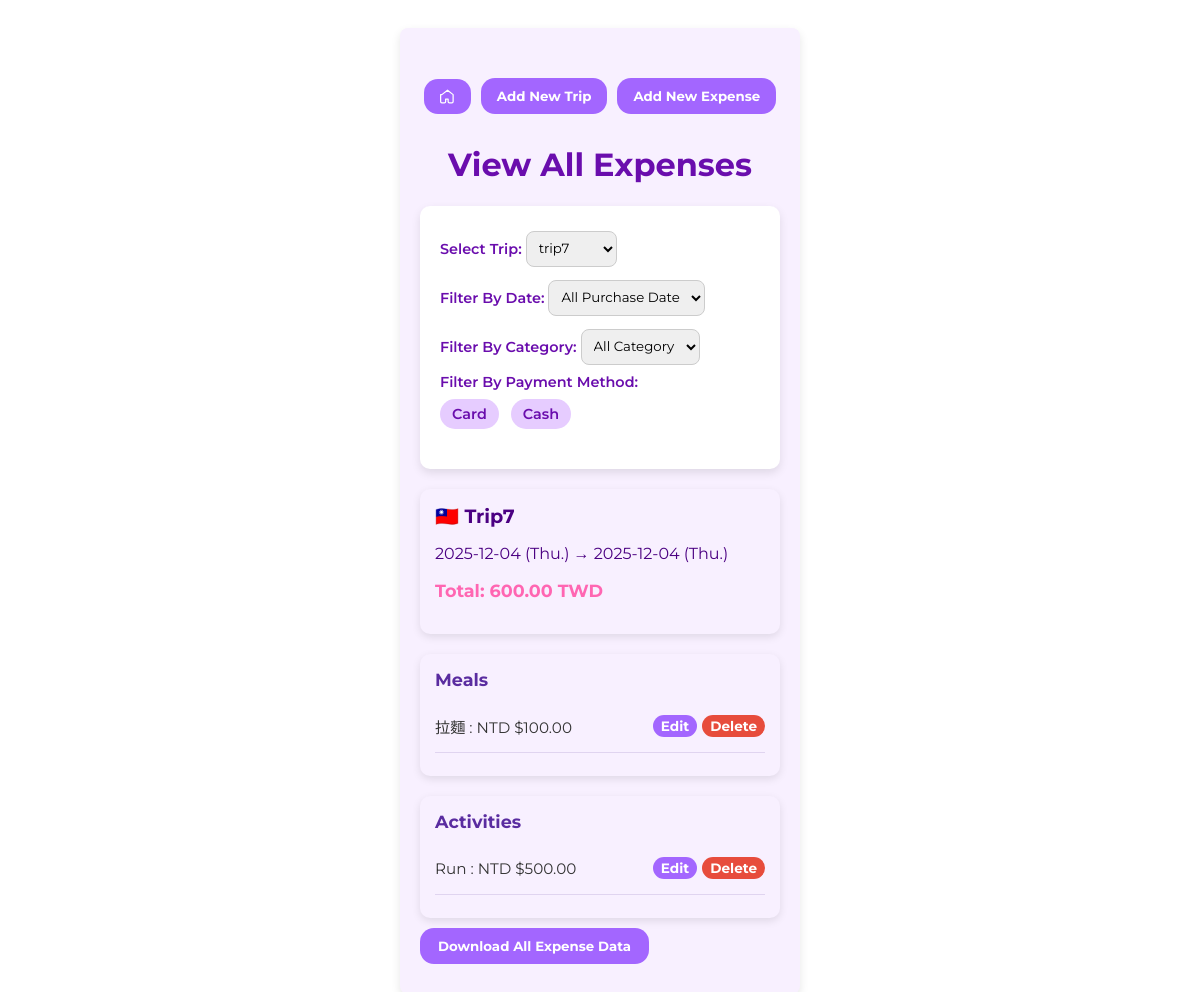
Page /viewExpense?trip_id=4 on the committed database.
### tables this page shows
CREATE TABLE paymentMethods (
                id INTEGER PRIMARY KEY,
                method_name TEXT UNIQUE
            );

CREATE TABLE trips (
                id INTEGER PRIMARY KEY,
                trip_name TEXT UNIQUE,
                start_date TEXT,
                end_date TEXT,
                
                country_id INTEGER,
                FOREIGN KEY(country_id) REFERENCES countries(id)
            );

CREATE TABLE expenses (
                     id INTEGER PRIMARY KEY, 
                     purchase_date TEXT,
                     item TEXT, 
                     amount REAL,
                     
                     currency_id INTEGER,
                     method_id INTEGER, 
                     category_id INTEGER,
                     trip_id INTEGER,
                  
                     FOREIGN KEY(currency_id) REFERENCES currencies(id),
                     FOREIGN KEY(method_id) REFERENCES paymentMethods(id),
                     FOREIGN KEY(category_id) REFERENCES categories(id),
                     FOREIGN KEY(trip_id) REFERENCES trips(id)
                    );

CREATE TABLE categories (
                id INTEGER PRIMARY KEY,
                cat_name TEXT UNIQUE,
                order_index INTEGER
            );

CREATE TABLE currencies (
                     id INTEGER PRIMARY KEY, 
                     code TEXT UNIQUE, 
                     currency_name TEXT,
                     symbol TEXT,
                     is_base INTEGER DEFAULT 0
                    );

### app.py (the view)
@app.route('/viewExpense')
def viewExpense():
    errors = False
    dates = []
    categories = []
    trips = []
    paymentMethods_list = []
    expenses = []
    grouped_expenses = {}
    trip = None
    payment_method = None
    total_in_base = 0
    trip_id = request.args.get('trip_id', type=int)
    selected_date = request.args.get('purchase_date')  # string like "2025-12-19"
    selected_cat = request.args.get('category_name')
    selected_paymentMethod = request.args.get('payment_method')
    try:
        with sqlite3.connect(DB_FILE) as conn:
            c = conn.cursor()
            c.execute('SELECT id, trip_name FROM trips ORDER BY id DESC')
            trips = [{'id': r[0], 'trip_name': r[1]} for r in c.fetchall()]
            if trip_id:
                c.execute('''
                    SELECT DISTINCT purchase_date
                    FROM expenses
                    WHERE trip_id = ?
                    ORDER BY purchase_date
                ''', (trip_id,))
                dates = [r[0] for r in c.fetchall()]
                c.execute('''
                    SELECT DISTINCT c.cat_name
                    FROM categories c
                    JOIN expenses e ON e.category_id = c.id
                    WHERE e.trip_id = ?
                    ORDER BY c.order_index
                ''', (trip_id,))
                categories = [r[0] for r in c.fetchall()]
                c.execute('''
                    SELECT method_name
                    FROM paymentMethods
                    ORDER BY id
                ''')
                paymentMethods_list = [r[0] for r in c.fetchall()]
            if trip_id:
                c.execute('''
                        SELECT t.id, t.trip_name, t.start_date, t.end_date, c.country_code
                        FROM trips t
                        JOIN countries c ON t.country_id = c.id
                        WHERE t.id = ?
                    ''', (trip_id,))
                row = c.fetchone()
                if row:
                    start_date = row[2]
                    end_date = row[3]
                    start_dt = datetime.strptime(start_date, "%Y-%m-%d")
                    end_dt = datetime.strptime(end_date, "%Y-%m-%d")
                    start_weekday = start_dt.strftime("%a")
                    end_weekday = end_dt.strftime("%a")
                    trip = {
                        'id': row[0],
                        'trip_name': row[1],
                        'start_date': row[2],
                        'end_date': row[3],
                        'start_weekday': start_weekday,
                        'end_weekday': end_weekday,
                        'flag': country_flag(row[4])
                    }
                else:
                    flash("Trip not found.", "error")
                    trip_id = None  # prevent further queries
            if trip_id:
                query = '''
                    SELECT e.id, c.cat_name, e.item, e.amount, cu.code, cu.symbol, r.rate_to_base
                    FROM expenses e
                    JOIN categories c ON e.category_id = c.id
                    JOIN currencies cu ON e.currency_id = cu.id
                    JOIN exchange_rates r ON e.currency_id = r.currency_id
                    JOIN paymentMethods p ON e.method_id = p.id
                    WHERE e.trip_id = ?
                '''
                params = [trip_id]
                if selected_date:
                    query += ' AND e.purchase_date = ?'
                    params.append(selected_date)
                if selected_cat:
                    query += ' AND c.cat_name = ? '
                    params.append(selected_cat)
                if selected_paymentMethod:
                    query += ' AND p.method_name = ? '
                    params.append(selected_paymentMethod)
                query += ' ORDER BY c.order_index'
                c.execute(query, params)
                rows = c.fetchall()
                for e in rows:
                    expense = {
                        'id': e[0],
                        'category': e[1],
                        'item': e[2],
                        'amount': e[3],
                        'code': e[4],
                        'symbol': e[5]
                    }
                    expenses.append(expense)
                    grouped_expenses.setdefault(e[1], []).append(expense)
                    total_in_base += e[3] * e[6]  # sum in base currency
    except NameError:
        flash("Category name not found.", "error")
    except sqlite3.DatabaseError:
        flash("Database error occurred.", "error")
    return render_template(
        'viewExpense.html',
        trips=trips,
        dates=dates,
        categories=categories,
        paymentMethods_list=paymentMethods_list,
        trip=trip,
        total_in_base=total_in_base,
        selected_trip=trip_id,
        selected_date=selected_date,
        selected_category=selected_cat,
        selected_paymentMethod=selected_paymentMethod,
        expenses=expenses,
        grouped_expenses=grouped_expenses
    )

### app.py (called while the page is built)
def country_flag(code):
    if not code or len(code) != 2:
        return ''
    return chr(0x1F1E6 + ord(code[0].upper()) - 65) + \
           chr(0x1F1E6 + ord(code[1].upper()) - 65)

### templates/viewExpense.html (shortened to what this page needs)
<!DOCTYPE html>
<html lang="en">
<head>
    <link rel="stylesheet" href="{{ url_for('static', filename='style.css') }}">
</head>
<body>
    <div class="container">
        <div class="button-row">
            <a href="{{ url_for('index') }}">
                <button class="btn btn-home">
                    <svg xmlns="http://www.w3.org/2000/svg" class="icon" fill="none" viewBox="0 0 24 24" stroke="currentColor">
                        <path stroke-linecap="round" stroke-linejoin="round" stroke-width="2"
                            d="M3 9l9-7 9 7v11a2 2 0 0 1-2 2h-4a2 2 0 0 1-2-2v-4H9v4a2 2 0 0 1-2 2H3a2 2 0 0 1-2-2V9z"/>
                    </svg>
                </button>
            </a>
            <a href="{{ url_for('tripSelection') }}">
                <button type="button" class="btn btn-equal">Add New Trip</button>
            </a>
            <a href="{{ url_for('newExpense', trip_id=trip.id) }}">
                <button type="button" class="btn btn-equal">Add New Expense</button>
            </a>
        </div>
        <h1>View All Expenses</h1>
        <form method="GET" class="form-box">
            <label>
                Select Trip:
                <select name="trip_id" id="tripSelect" onchange="handleTripChange()"">
                    {% for trip in trips %}
                        <option value="{{ trip.id }}" {% if selected_trip == trip.id %}selected{% endif %}>
                        {{ trip.trip_name }}
                        </option>
                    {% endfor %}
                </select>
            </label>
            <label id="dateWrapper" style="display: {% if selected_trip %}block{% else %}none{% endif %};">
                Filter By Date:
                <select name="purchase_date" onchange="this.form.submit()">
                    <option value="">All Purchase Date</option>
                </select>
            </label>
             <label id="catWrapper" style="display: {% if selected_trip %}block{% else %}none{% endif %};">
                Filter By Category:
                <select name="category_name" onchange="this.form.submit()">
                    <option value="">All Category</option>
                </select>
            </label>
            <label id="paymentWrapper" style="display: {% if selected_trip %}block{% else %}none{% endif %};">
                Filter By Payment Method:
            </label>
            <div class="payment-methods">
                {% for paymentMethod in paymentMethods_list %}
                <label class="payment-option">
                    <span>{{ paymentMethod|title }}</span>
                </label>
                {% endfor %}
            </div>
        </form>
        {% if trip %}
        <div class="category-card" style="margin-bottom: 20px;">
            <h3 class="trip-name">
                <span class="trip-flag">{{ trip.flag }}</span>
                <span class="trip-title">{{ trip.trip_name|title }}</span>
            </h3>
            <p class="trip-date">
                {{ trip.start_date }} ({{ trip.start_weekday }}.) → {{ trip.end_date }} ({{ trip.end_weekday }}.)
            </p>
            <p class="trip-total">
                Total: {{ "%.2f"|format(total_in_base) }} TWD
            </p>
        </div>
        {% endif %}
        {% if grouped_expenses %}
            <div class="categories-container">
                {% for cat, expenses in grouped_expenses.items() %}
                    <div class="category-card">
                        <h3 class="category-title">{{ cat|capitalize }}</h3>
                        <ul class="expense-list">
                            {% for e in expenses %}
                                <li class="expense-row">
                                    <span class="expense-text">
                                        {{ e.item|capitalize }} : {{ e.code }} {{ e.symbol }}{{ "%.2f"|format(e.amount) }}
                                    </span>
                                    <div class="expense-buttons">
                                        <a href="{{ url_for('editExpense', trip_id=selected_trip, expense_id=e.id, next=request.full_path) }}" class="btn btn-submit btn-small">
                                            Edit
                                        </a>
                                        <button type="button"
                                                class="btn btn-delete-expense btn-small"
                                                data-id="{{ e.id }}"
                                                data-item="{{ e.item }}">
                                            Delete
                                        </button>
                                    </div>
                                </li>
                            {% endfor %}
                        </ul>
                    </div>
                {% endfor %}
            </div>
        {% else %}
            <p>No Expense for this trip.</p>
        {% endif %}
        <a href="{{ url_for('downloadBackup') }}">
        <button type="button" class="btn">
            Download All Expense Data
        </button>
        </a>
    </div>
</body>
</html>

### static/style.css (style rules this page uses)
* { box-sizing: border-box; }
body { background-color: #fff; font-family: 'Montserrat', sans-serif; color: #4B0082; display: flex; justify-content: center; padding: 20px; }
button, input, select, textarea { font-family: inherit; }
.container { width: 100%; max-width: 400px; background-color: #f8f0ff; padding: 20px; border-radius: 8px; box-shadow: 0 4px 10px rgba(0, 0, 0, 0.1); box-sizing: border-box; }
h1 { text-align: center; color: #6a0dad; }
.form-box { display: flex; flex-direction: column; margin-bottom: 20px; }
label { margin-bottom: 10px; display: block; width: 100%; }
input, select { border-radius: 8px; border: 1px solid #ccc; }
select { padding: 8px; margin-top: 5px; }
.form-box label { font-size: 0.9em; font-weight: 600; color: #6a0dad; margin-bottom: 8px; }
.form-box { background-color: #fff; padding: 20px; border-radius: 10px; box-shadow: 0 4px 10px rgba(0,0,0,0.1); max-width: 500px; margin: 20px auto; }
.payment-methods { display: flex; gap: 12px; flex-wrap: wrap; margin-bottom: 12px; }
.payment-option { width: auto; display: block; align-items: center; cursor: pointer; background-color: #e6ccff; padding: 6px 12px; border-radius: 20px; transition: background-color 0.2s; }
.payment-option span { pointer-events: none; }
.btn { background-color: #a366ff; color: white; border: none; padding: 10px 18px; margin: 10px 0; border-radius: 14px; cursor: pointer; font-weight: bold; text-decoration: none; white-space: nowrap; text-align: center; display: inline-block; }
.btn-delete-expense { background-color: #e74c3c; }
.btn-submit { width: 100%; }
.btn-small { font-size: 0.85rem; padding: 3px 8px; border-radius: 14px; }
.button-row { display: flex; gap: 10px; justify-content: center; align-items: center; margin-top: 20px; }
.btn-home { padding: 10px 16px; display: flex; align-items: center; justify-content: center; }
.btn-home .icon { width: 15px; height: 15px; }
.btn-equal { flex: 1; padding: 10px 16px; }
.expense-buttons { display: flex; gap: 5px; }
.trip-date { display: flex; }
.trip-name { font-size: 1.2em; font-weight: bold; margin: 0; }
.trip-total { font-size: 1.1rem; font-weight: bold; color: #ff66b2; }
.categories-container { display: flex; flex-wrap: wrap; gap: 20px; }
.category-card { width: 100%; background-color: #f8f0ff; padding: 15px; border-radius: 10px; box-shadow: 0 3px 8px rgba(0,0,0,0.1); }
.category-title { margin-top: 0; margin-bottom: 10px; font-size: 1.1rem; color: #5a2ca0; }
.expense-list { list-style: none; padding: 0; margin: 0; }
.expense-row { display: flex; justify-content: space-between; align-items: center; margin-bottom: 8px; padding: 5px 0; border-bottom: 1px solid #e0d4f0; }
.expense-text { font-size: 0.95rem; color: #333; }

### rows in the picture
paymentMethods: method_name "Card"
paymentMethods: method_name "Cash"
trips: trip_name "Trip7", start_date "2025-12-04", end_date "2025-12-04"
expenses: cat_name "Meals", item "拉麵", code "NTD", symbol "$", amount "100.00"
expenses: cat_name "Activities", item "Run", code "NTD", symbol "$", amount "500.00"

### other values in the picture
{{ trip.flag }} "🇹🇼"
{{ trip.start_weekday }} "Thu"
{{ trip.end_weekday }} "Thu"
{{ "%.2f"|format(total_in_base) }} "600.00"
form field trip_id "trip7"
